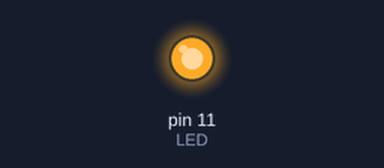
The sketch below on a simulated Arduino Uno, built with avr-gcc and run on an emulated ATmega328P. Shown: output pins drawn as LEDs (lit = HIGH).

Above: at 0.1 s.
Timing chart, 0 to 1.6 s (numbered marks = the images above):
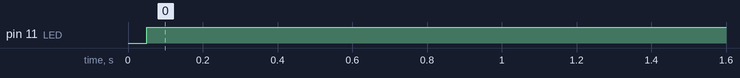

The sketch:

Lab4Part3a.ino
```cpp
int LED = 11;
void setup() {
  // put your setup code here, to run once:
  pinMode(LED, OUTPUT);
}
void loop() {
  // put your main code here, to run repeatedly:
  digitalWrite(LED, LOW);
  digitalWrite(LED, HIGH);
  delay(5);
}
```

Measured:
- by itself, pin 11 (LED): LOW → HIGH at 0.05 s
